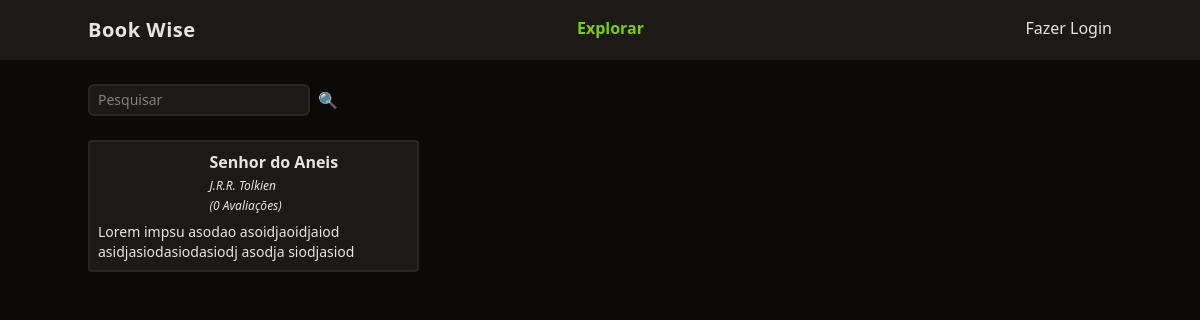
/, run on an earlier commit of the app's database.
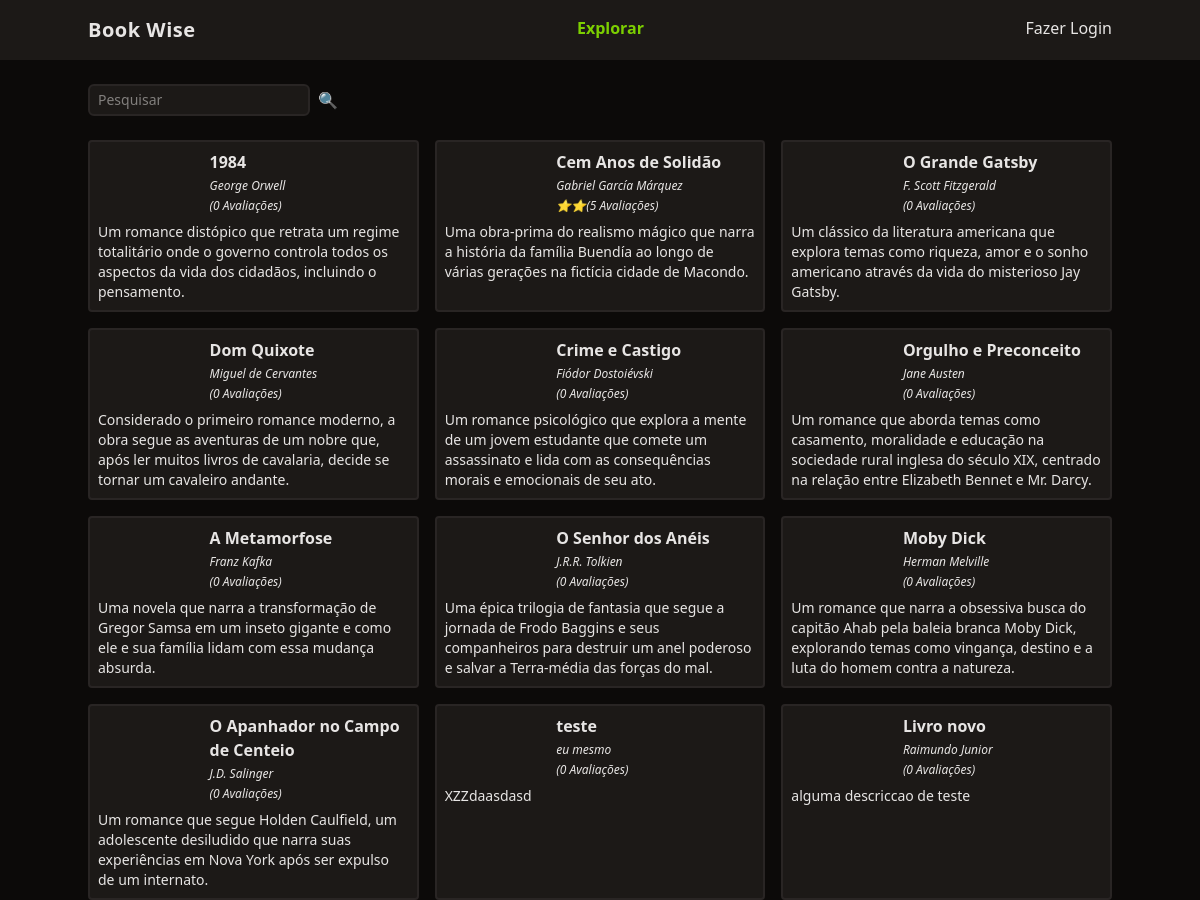
And on a later commit of the database.
### tables this page shows
CREATE TABLE livros (
	id integer primary key,
  titulo varchar(255),
  autor varchar(255),
  descricao text,
  ano_de_lancamento integer,
  usuario_id integer, "imagem",
  foreign key (usuario_id) references usuarios(id) on delete cascade
);

### functions.php (called while the page is built, shortened)
<?php
function view($view, $data = [])
{
    require 'views/template/app.php';
}
function config($chave = null)
{
    $config = require 'config.php';
    if (strlen($chave) > 0) {
        return $config[$chave];
    }
    return $config;
}

### controllers/index.controller.php (called while the page is built)
<?php
$livros = Livro::all($_REQUEST['pesquisar'] ?? '');
view('index', compact('livros'));

### routes.php (called while the page is built, shortened)
<?php
$controller = str_replace('/', '', parse_url($_SERVER['REQUEST_URI'])['path']);
if (!$controller) $controller = 'index';
require "../controllers/{$controller}.controller.php";

### public/index.php (called while the page is built, shortened)
<?php
require '../models/Livro.php';
require '../functions.php';
require '../database.php';
require '../routes.php';

### config.php (called while the page is built)
<?php
return [
    'database' => [
        'driver' => 'sqlite',
        'database' => '../database.sqlite',
    ],
];

### database.php (called while the page is built, shortened)
<?php
class Database
{
    private $db;
    public function __construct($config)
    {
        $this->db = new PDO($this->getDsn($config));
    }
    private function getDsn($config)
    {
        $driver = $config['driver'];
        unset($config['driver']);
        $dsn = $driver . ':' . http_build_query($config, '', ';');
        if ($driver == 'sqlite') {
            $dsn = $driver . ":" . $config['database'];
        }
        return $dsn;
    }
    public function query($query, $class = null, $params = [])
    {
        $prepare = $this->db->prepare($query);
        if ($class) {
            $prepare->setFetchMode(PDO::FETCH_CLASS, $class);
        }
        $prepare->execute($params);
        return $prepare;
    }
}

### models/Livro.php (called while the page is built, shortened)
<?php
class Livro
{
    public function query($where, $params)
    {
        $database = new Database(config('database'));
        return $database->query("
            select
                l.id, l.titulo, l.autor, l.descricao, l.ano_de_lancamento, l.imagem,
                ifnull(round(sum(a.nota) / 5.0), 0) as nota_avaliacao,
                ifnull(count(a.id), 0) as count_avaliacoes
            from
                livros l
                left join avaliacoes a on a.livro_id = l.id
            where
                $where
            group by
                l.id,
                l.titulo,
                l.autor,
                l.descricao,
                l.imagem,
                l.ano_de_lancamento
            ", self::class, $params);
    }
    public static function all($filtro = '')
    {
        return (new self)->query('titulo like :filtro', ['filtro' => "%$filtro%"])->fetchAll();
    }
}

### views/partials/_livro.php (the view)
<div class="bg-stone-900 p-2 rounded border-stone-800 border-2">
    <div class="flex gap-2">
        <div class="w-1/3"><img class="w-60 rounded" src="<?= $livro->imagem ?>" alt=""></div>
        <div class="flex flex-col gap-1">
            <a href="livro?id=<?= $livro->id ?>" class="font-semibold hover:underline"><?= $livro->titulo ?></a>
            <div class="text-xs italic"><?= $livro->autor ?></div>
            <div class="text-xs italic"><?= str_repeat('⭐', $livro->nota_avaliacao) ?>(<?= $livro->count_avaliacoes ?> Avaliações)</div>
        </div>
    </div>
    <div class="text-sm mt-2">
        <?= $livro->descricao ?>
    </div>
</div>

### views/index.view.php
<form action="" class="w-full flex space-x-2 mt-6">
    <input type="text" name="pesquisar" class="border-stone-800 border-2 rounded-md bg-stone-900 text-sm focus:outline-none px-2 py-1" placeholder="Pesquisar" name="pesquisar" id="">
    <button type="submit">🔍</button>
</form>
<section class="grid grid-cols-1 md:grid-cols-2 lg:grid-cols-3  gap-4">
    <?php foreach ($livros as $livro) {
        require 'partials/_livro.php';
    } ?>
</section>

What changed in the data, as far as the page shows it:
removed livros: titulo "Senhor do Aneis", autor "J.R.R. Tolkien", count_avaliacoes "0", descricao "Lorem impsu asodao asoidjaoidjaiod asidjasiodasiodasiodj asodja siodjasiod"
added livros: titulo "1984", autor "George Orwell", count_avaliacoes "0", descricao "Um romance distópico que retrata um regime totalitário onde o governo controla todos os aspectos da vida dos cidadãos, incluindo o pensamento."
added livros: titulo "Cem Anos de Solidão", autor "Gabriel García Márquez", nota_avaliacao "⭐⭐", count_avaliacoes "5", descricao "Uma obra-prima do realismo mágico que narra a história da família Buendía ao longo de várias gerações na fictícia cidade de Macondo."
added livros: titulo "O Grande Gatsby", autor "F. Scott Fitzgerald", count_avaliacoes "0", descricao "Um clássico da literatura americana que explora temas como riqueza, amor e o sonho americano através da vida do misterioso Jay Gatsby."
added livros: titulo "Dom Quixote", autor "Miguel de Cervantes", count_avaliacoes "0", descricao "Considerado o primeiro romance moderno, a obra segue as aventuras de um nobre que, após ler muitos livros de cavalaria, decide se tornar um cavaleiro andante."
added livros: titulo "Crime e Castigo", autor "Fiódor Dostoiévski", count_avaliacoes "0", descricao "Um romance psicológico que explora a mente de um jovem estudante que comete um assassinato e lida com as consequências morais e emocionais de seu ato."
added livros: titulo "Orgulho e Preconceito", autor "Jane Austen", count_avaliacoes "0", descricao "Um romance que aborda temas como casamento, moralidade e educação na sociedade rural inglesa do século XIX, centrado na relação entre Elizabeth Bennet e Mr. Darcy."
added livros: titulo "A Metamorfose", autor "Franz Kafka", count_avaliacoes "0", descricao "Uma novela que narra a transformação de Gregor Samsa em um inseto gigante e como ele e sua família lidam com essa mudança absurda."
added livros: titulo "O Senhor dos Anéis", autor "J.R.R. Tolkien", count_avaliacoes "0", descricao "Uma épica trilogia de fantasia que segue a jornada de Frodo Baggins e seus companheiros para destruir um anel poderoso e salvar a Terra-média das forças do mal."
added livros: titulo "Moby Dick", autor "Herman Melville", count_avaliacoes "0", descricao "Um romance que narra a obsessiva busca do capitão Ahab pela baleia branca Moby Dick, explorando temas como vingança, destino e a luta do homem contra a natureza."
added livros: titulo "O Apanhador no Campo de Centeio", autor "J.D. Salinger", count_avaliacoes "0", descricao "Um romance que segue Holden Caulfield, um adolescente desiludido que narra suas experiências em Nova York após ser expulso de um internato."
added livros: titulo "teste", autor "eu mesmo", count_avaliacoes "0", descricao "XZZdaasdasd"
added livros: titulo "Livro novo", autor "Raimundo Junior", count_avaliacoes "0", descricao "alguma descriccao de teste"
